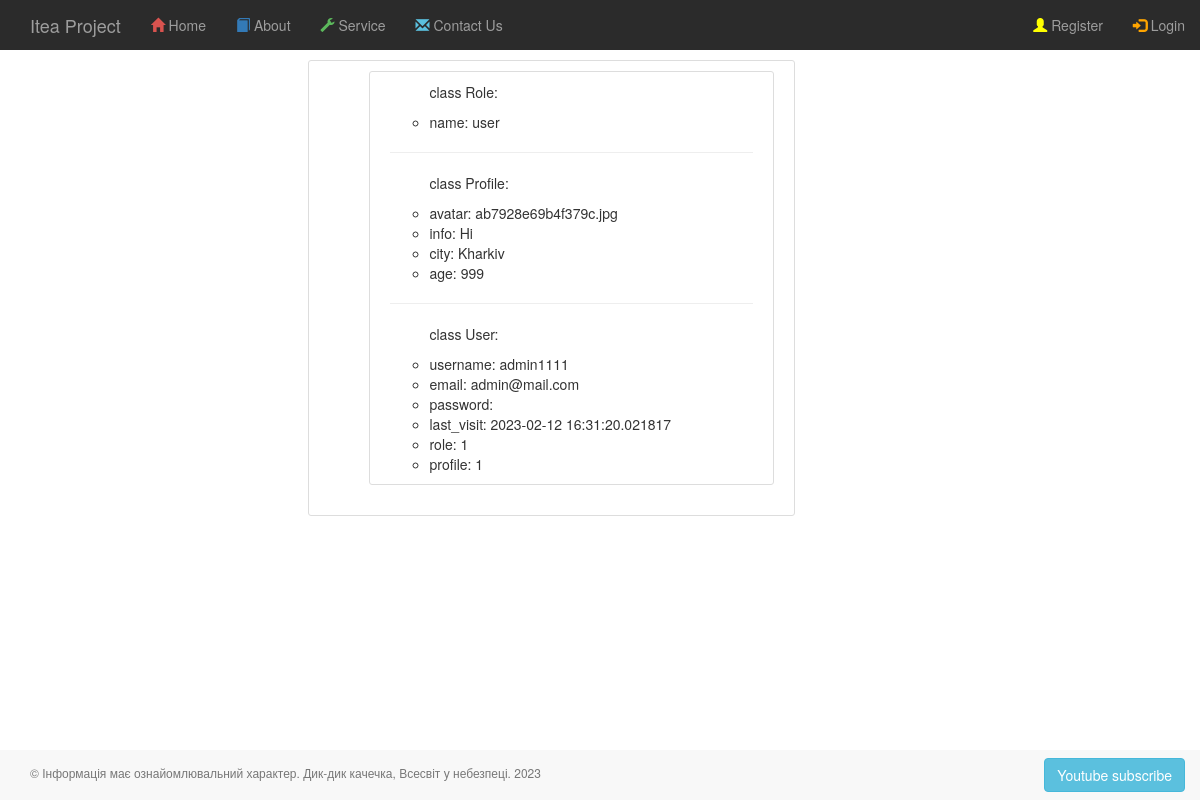
Before: /about with the older database file.
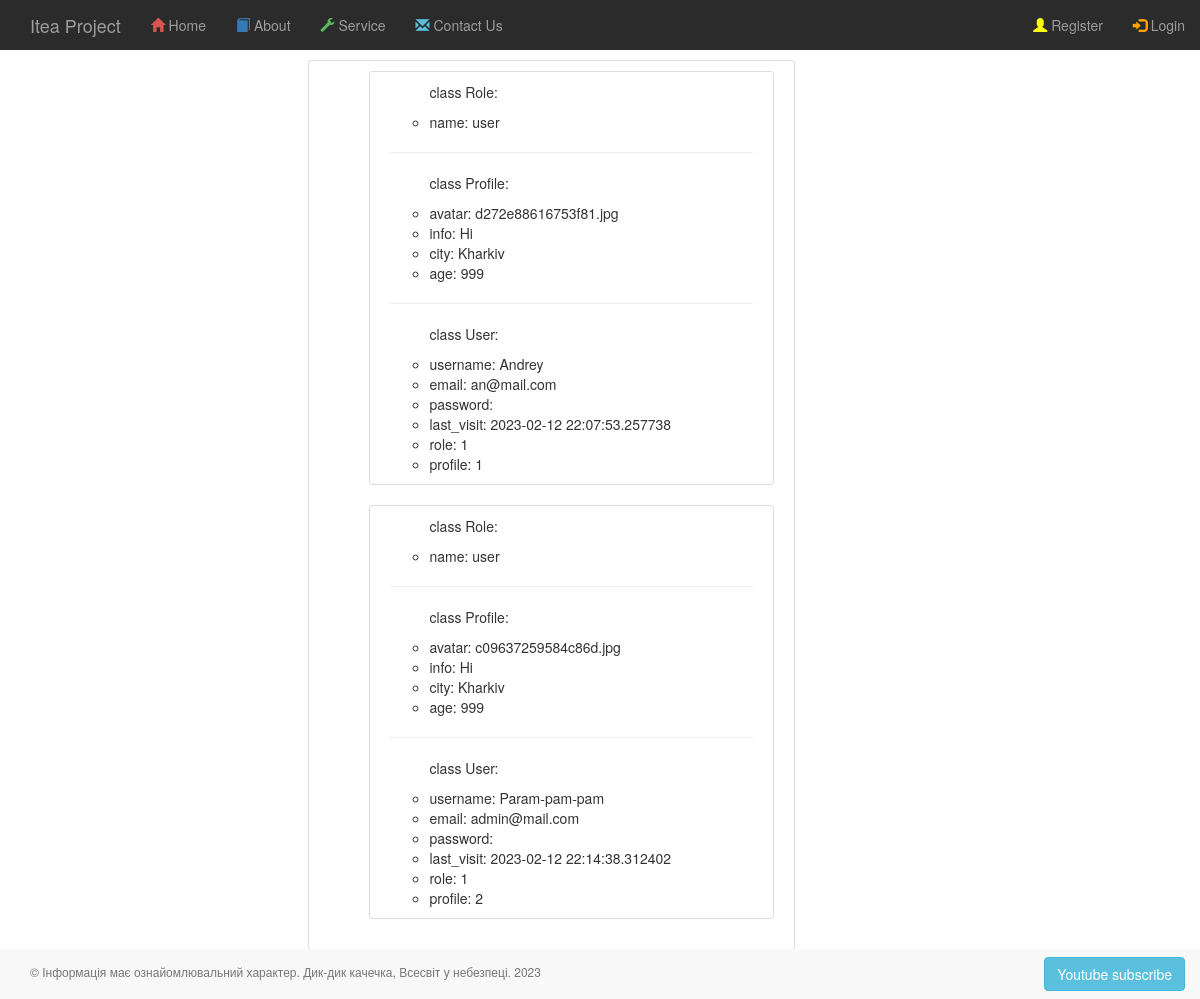
After: the same page with the newer database file.
### app/auth/models.py (models this page shows, shortened)
class User(BaseModel, UserMixin):
    username = CharField(max_length=100)
    email = CharField(max_length=200, unique=True, index=True)
    __password_hash = CharField(max_length=128)
    last_visit = DateTimeField(default=datetime.datetime.now)
    role = ForeignKeyField(Role, backref='users')
    profile = ForeignKeyField(Profile)
    @property
    def password(self):
        raise AttributeError('password is not a valid attribute')

class Role(BaseModel):
    name = CharField(max_length=100, unique=True, index=True)

class Profile(BaseModel):
    avatar = CharField()
    info = TextField()
    city = CharField()
    age = IntegerField()

### app/main/routes.py (the view)
@main.route('/about')
def about():
    query = User.select()
    title = "About"
    return render_template('about/about.html',
                           title=title,
                           list=query)

### app/templates/about/about.html
{% extends "_base.html" %}
{% block page_content %}
    <div class="row">
        <div class="col-md-3"></div>
        <div class="content-section col-md-5">
            <ul>
                {% if list %}
                    {% for row in list %}
                        <article class="media content-section">
                            <ul>
                                <p>class Role: </p>
                                <li>name: {{ row.role.name }}</li>
                            </ul>
                            <hr>
                            <ul>
                                <p>class Profile: </p>
                                <li>avatar: {{ row.profile.avatar }}</li>
                                <li>info: {{ row.profile.info }}</li>
                                <li>city: {{ row.profile.city }}</li>
                                <li>age: {{ row.profile.age }}</li>
                            </ul>
                            <hr>
                            <ul>
                                <p>class User: </p>
                                <li>username: {{ row.username }}</li>
                                <li>email: {{ row.email }}</li>
                                <li>password: {{ row.password }}</li>
                                <li>last_visit: {{ row.last_visit }}</li>
                                <li>role: {{ row.role }}</li>
                                <li>profile: {{ row.profile }}</li>
                            </ul>
                        </article>
                    {% endfor %}
                {% endif %}
            </ul>
        </div>
        <div class="col-md-3"></div>
    </div>
{% endblock page_content %}

### app/templates/_base.html (shortened to what this page needs)
{% extends 'bootstrap/base.html' %}
{% block head %}
    {{ super() }}
    <link type="text/css" href="{{ url_for('static', filename='css/styles_nav_top_bar.css') }}" rel="stylesheet"/>
    <link type="text/css" href="{{ url_for('static', filename='css/styles_blog.css') }}" rel="stylesheet"/>
    <link type="text/css" href="{{ url_for('static', filename='css/styles.css') }}" rel="stylesheet"/>
{% endblock head %}
{% block content %}
    {% include 'nav/nav-top-bar.html' %}
    <div id="content">
        <div class="container">
            <div class="page-header">
                {% block page_content %}{% endblock page_content %}
            </div>
        </div>
    </div>
    {% include 'nav/footer.html' %}
{% endblock content %}

### app/templates/nav/nav-top-bar.html (shortened to what this page needs)
<nav class="navbar-wrapper navbar-inverse navbar-fixed-top">
    <div class="container-fluid" >
        <div class="navbar-header">
            <a href="/" class="navbar-brand">Itea Project</a>
        </div>
        <div class="collapse navbar-collapse navHeaderCollapse">
            <ul class="nav navbar-nav">
                <li class=""><a href="/">
                    <span id="home_menu_icon_color" class="glyphicon glyphicon-home"></span> Home</a></li>
                <li class=""><a href="{{ url_for('main.about') }}">
                    <span id="training_menu_icon_color" class="glyphicon glyphicon-book"></span> About</a>
                </li>
                <li class=""><a href="#">
                    <span id="services_menu_icon_color" class="glyphicon glyphicon-wrench"></span> Service</a>
                </li>
                <li class=""><a href="#">
                    <span id="contact_us_menu_icon_color" class="glyphicon glyphicon-envelope"></span> Contact Us</a>
                </li>
            </ul>
            <ul class="nav navbar-nav navbar-right">
                {% if current_user.is_authenticated %}
                    <li><a class="nav-item nav-link" href="{{ url_for('posts.new_post') }}">New Post</a></li>
                    <li><a href="{{ url_for('auth.account') }}">
                        <span id="sign_up_menu_icon_color" class="glyphicon glyphicon-user"></span> Account</a></li>
                    <li><a href="{{ url_for('auth.logout') }}">
                        <span id="login_menu_icon_color" class="glyphicon glyphicon-log-in"></span> Logout</a></li>
                {% else %}
                    <li><a href="{{ url_for('auth.register') }}">
                        <span id="sign_up_menu_icon_color" class="glyphicon glyphicon-user"></span> Register</a></li>
                    <li><a href="{{ url_for('auth.login') }}">
                        <span id="login_menu_icon_color" class="glyphicon glyphicon-log-in"></span> Login</a></li>
                {% endif %}
            </ul>
        </div>
    </div>
</nav>

### app/templates/nav/footer.html
<footer>
  <div class="navbar-wrapper navbar-default navbar-fixed-bottom">
    <div class="container-fluid">
      <p class="navbar-text pull-left lead">
          &copy; Інформація має ознайомлювальний характер. Дик-дик качечка, Всесвіт у небезпеці.
          <span id="year"></span></p>
      <a class="navbar-btn btn btn-info pull-right" href="https://youtube.com">
          Youtube subscribe
      </a>
    </div>
  </div>
</footer>

### app/static/css/styles_nav_top_bar.css (style rules this page uses)
#home_menu_icon_color { color:#D9534F; }
#training_menu_icon_color { color:#337AB7; }
#services_menu_icon_color { color:#5CB85C }
#contact_us_menu_icon_color { color:#5BC0DE; }
#sign_up_menu_icon_color { color:yellow; }
#login_menu_icon_color { color:orange; }
.navbar-inverse { background-color: rgb(43, 43, 43); border-color: #405976; }

### app/static/css/styles_blog.css (style rules this page uses)
.content-section { background: #ffffff; padding: 10px 20px; border: 1px solid #dddddd; border-radius: 3px; margin-bottom: 20px; }

### app/static/css/styles.css (style rules this page uses)
.page-header { padding-bottom: 9px; margin: 60px 0 20px; border-bottom: none; }
.lead { margin-bottom: 16px; font-size: 12px; font-weight: 300; line-height: 1.4; }

Changed rows visible on the page:
changed User: profile.avatar "ab7928e69b4f379c.jpg" → "d272e88616753f81.jpg"; username "admin1111" → "Andrey"; email "admin@mail.com" → "an@mail.com"; last_visit "2023-02-12 16:31:20.021817" → "2023-02-12 22:07:53.257738"
added User: role.name "user", profile.avatar "c09637259584c86d.jpg", profile.info "Hi", profile.city "Kharkiv", profile.age "999", username "Param-pam-pam", email "admin@mail.com", last_visit "2023-02-12 22:14:38.312402", role "1", profile "2"
